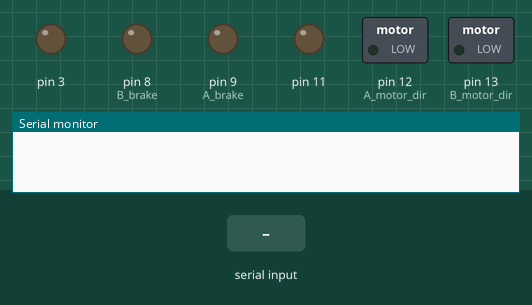
The sketch below on a simulated Arduino Mega 2560, built with avr-gcc and run on an emulated ATmega2560. Parts: switched loads named in the sketch (green lamp = pin HIGH), output pins drawn as LEDs (lit = HIGH), the last lines printed to the serial monitor. The inputs (shaded band) are chosen by the test bench.

Above: at 1.2 s.
1.3 s: "w" received over Serial
At 2.2 s:
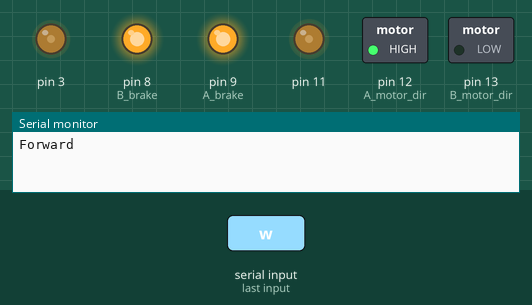
3.0 s: "a" received over Serial
At 3.7 s:
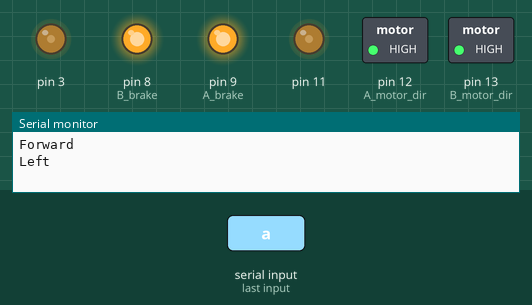
4.8 s: "d" received over Serial
At 5.7 s:
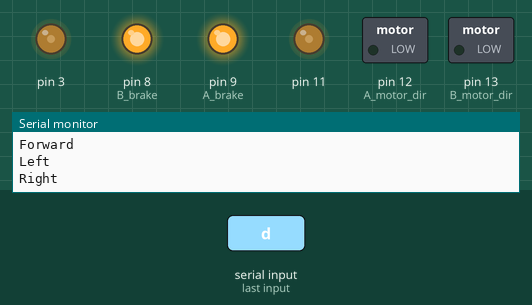
6.6 s: "s" received over Serial
At 7.4 s:
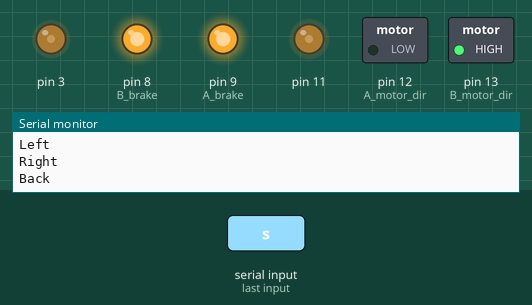
Timing chart, 0 to 9.3 s (numbered marks = the images above; inputs shaded):
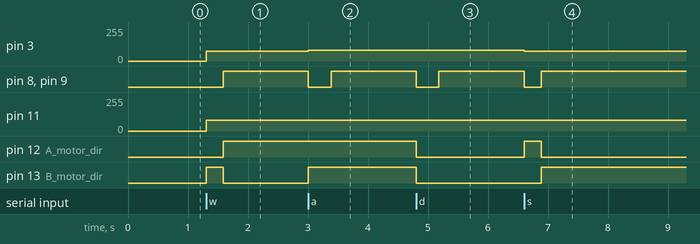

Measured:
- after the input at 1.3 s, pin 3: 0/255 → 75/255 at once; pin 8 (B_brake), pin 9 (A_brake), pin 12 (A_motor_dir): LOW → HIGH after 0.29 s; pin 11: 0/255 → 80/255 at once; pin 13 (B_motor_dir): LOW → HIGH at once, → LOW 0.29 s later
- after the input at 3.0 s, pin 3: 75/255 → 80/255 at once; pin 8 (B_brake), pin 9 (A_brake): HIGH → LOW at once, → HIGH 0.39 s later; pin 13 (B_motor_dir): LOW → HIGH at once
- after the input at 4.8 s, pin 8 (B_brake), pin 9 (A_brake): HIGH → LOW at once, → HIGH 0.38 s later; pin 12 (A_motor_dir), pin 13 (B_motor_dir): HIGH → LOW at once
- after the input at 6.6 s, pin 3: 80/255 → 75/255 at once; pin 8 (B_brake), pin 9 (A_brake): HIGH → LOW at once, → HIGH 0.29 s later; pin 12 (A_motor_dir): LOW → HIGH at once, → LOW 0.29 s later; pin 13 (B_motor_dir): LOW → HIGH after 0.29 s

The sketch:

RobotControl.ino
```cpp
int frontTrig = 29;
int frontEcho =  28;
int rightFrontTrig = 31;
int rightFrontEcho =  30;
int rightBackTrig = 6;    //unused for localization
int rightBackEcho =  7;   //unused for localization
int backTrig =  23;
int backEcho =   22;
int leftBackTrig = 25;    //unused for localization
int leftBackEcho =  24;   //unused for localization
int leftFrontTrig =  27;
int leftFrontEcho =   26;

int frontUltra = 0;
int rightFrontUltra = 0;
int rightBackUltra = 0;
int backUltra = 0;
int leftBackUltra = 0;
int leftFrontUltra = 0;

long duration;
int distance;

void setup()
{
  Serial.begin(9600);
  pinMode(12,OUTPUT); //A motor dir
  pinMode(9, OUTPUT); //A brake
  digitalWrite(9,LOW);
  pinMode(13,OUTPUT); //B motor dir
  pinMode(8, OUTPUT); //B brake
  digitalWrite(8,LOW);

  pinMode(frontTrig, OUTPUT); // Sets the trigPin as an Output
  pinMode(frontEcho, INPUT);
  pinMode(rightFrontTrig, OUTPUT);
  pinMode(rightFrontEcho, INPUT);
  pinMode(rightBackTrig, OUTPUT);
  pinMode(rightBackEcho, INPUT);
  pinMode(backTrig, OUTPUT);
  pinMode(backEcho, INPUT);
  pinMode(leftBackTrig, OUTPUT);
  pinMode(leftBackEcho, INPUT);
  pinMode(leftFrontTrig, OUTPUT);
  pinMode(leftFrontEcho, INPUT);
}

void loop()
{

  if (Serial.available())
  {
    char key = Serial.read();
    if(key == 'w')
    {
      Serial.println("Forward");
      moveA(75,true);  //150
      moveB(80,false); //160
      delay(285);
      moveA(75,false);  //150
      moveB(80,true); //160
      delay(2);
      fullstop();
      delay(1000);
    }
    else if(key == 'a')
    {
      Serial.println("Left");
      moveA(80,false);
      moveB(80,false);
      delay(390);
      fullstop();
      delay(1000);
    }
    else if(key == 'd')
    {
      Serial.println("Right");
      moveA(80,true);
      moveB(80,true);
      delay(375);
      fullstop();
      delay(1000);
    }
    else if(key == 's')
    {
      Serial.println("Back");
      moveA(75,false);  //150
      moveB(80,true); //160
      delay(285);
      moveA(75,true);  //150
      moveB(80,false); //160
      delay(2);
      fullstop();
      delay(1000);
    }
    else if(key == 'u')
    {
      frontUltra = getUltra(frontTrig,frontEcho);
      rightFrontUltra = getUltra(rightFrontTrig,rightFrontEcho);
      rightBackUltra = 1000;
//      rightBackUltra = getUltra(rightBackTrig,rightBackEcho);
      backUltra = getUltra(backTrig,backEcho);
      leftBackUltra = 1000;
//      leftBackUltra = getUltra(leftBackTrig,leftBackEcho);
      leftFrontUltra = getUltra(leftFrontTrig,leftFrontEcho);

      Serial.print(frontUltra);
      Serial.print(",");
      Serial.print(rightFrontUltra);
      Serial.print(",");
      Serial.print(rightBackUltra);   //unused for localization
      Serial.print(",");
      Serial.print(backUltra);
      Serial.print(",");
      Serial.print(leftBackUltra);    //unused for localization
      Serial.print(",");
      Serial.println(leftFrontUltra);
    }
  }
  else
  {

  }
}

void moveA(int speed, boolean rev)
{
  if(rev)
  {
    //Establishes backward direction of Channel A
    digitalWrite(12, LOW);
  }
  else
  {
    //Establishes forward direction of Channel A
    digitalWrite(12, HIGH);
  }
  digitalWrite(9, LOW);   //Disengage the Brake for Channel A
  analogWrite(3, speed);   //Spins the motor on Channel A at full speed
}

void moveB(int speed, boolean rev)
{
  if(rev)
  {
    digitalWrite(13, LOW); //Establishes backwards direction of Channel B
  }
  else
  {
    digitalWrite(13, HIGH); //Establishes forward direction of Channel B
  }

  digitalWrite(8, LOW);   //Disengage the Brake for Channel B
  analogWrite(11, speed);   //Spins the motor on Channel B at full speed
}

void stopA()
{
  digitalWrite(9, HIGH);
}

void stopB()
{
  digitalWrite(8, HIGH);
}

void fullstop()
{
  digitalWrite(8, HIGH);
  digitalWrite(9, HIGH);
}

int getUltra(int trig,int echo)
{
  digitalWrite(trig, LOW);
  delayMicroseconds(2);
  digitalWrite(trig, HIGH);
  delayMicroseconds(10);
  digitalWrite(trig, LOW);
  duration = pulseIn(echo, HIGH, 35000);
  delayMicroseconds(100);
  distance= duration*0.034/2;
  return distance;
}
```
